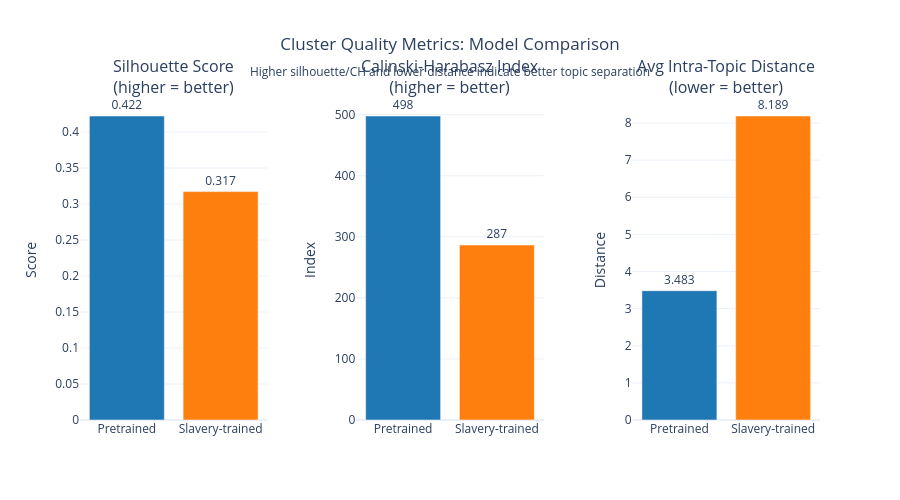

This figure's notebook cell:
### Code cell
# ============================================================
# CELL 9.11: CLUSTER QUALITY METRICS TABLE & CHART
# ============================================================

if VIZ_AVAILABLE and len(dict_embeddings) > 0:
    print(f"\n{'='*70}")
    print("VISUALIZATION 9.11: Cluster Quality Metrics")
    print(f"{'='*70}")

    # --------------------------------------------------------
    # 1. Calculate Metrics for Each Model
    # --------------------------------------------------------

    print(f"\n1️⃣  Calculating cluster quality metrics...")

    metrics_results = []

    # Get topic labels for all dictionary terms
    topic_labels = df_dict['topic'].values

    for model_name in ['pretrained_bertje', 'slavery_trained', 'policy_trained']:
        if model_name not in dict_embeddings:
            continue

        print(f"\n{model_name}:")

        embeddings = dict_embeddings[model_name]

        # === Silhouette Score ===
        # Measures how similar each point is to its own cluster vs. other clusters
        # Range: [-1, 1], higher = better separation
        sil_score = silhouette_score(embeddings, topic_labels)
        print(f"  Silhouette Score: {sil_score:.3f}")

        # === Calinski-Harabasz Index ===
        # Ratio of between-cluster to within-cluster variance
        # Higher = more distinct clusters
        ch_score = calinski_harabasz_score(embeddings, topic_labels)
        print(f"  Calinski-Harabasz: {ch_score:.1f}")

        # === Average Intra-Topic Distance ===
        # Mean distance from each term to its topic centroid
        intra_distances = []

        for topic in topics:
            topic_mask = df_dict['topic'] == topic
            topic_embeddings = embeddings[topic_mask]

            if len(topic_embeddings) < 2:
                continue

            # Calculate centroid
            centroid = topic_embeddings.mean(axis=0)

            # Calculate distances to centroid
            distances = np.linalg.norm(topic_embeddings - centroid, axis=1)
            intra_distances.extend(distances.tolist())

        avg_intra_distance = np.mean(intra_distances)
        print(f"  Avg Intra-Topic Distance: {avg_intra_distance:.3f}")

        # === Per-Topic Tightness ===
        topic_tightness = {}

        for topic in topics:
            topic_mask = df_dict['topic'] == topic
            topic_embeddings = embeddings[topic_mask]

            if len(topic_embeddings) < 2:
                topic_tightness[topic] = np.nan
                continue

            centroid = topic_embeddings.mean(axis=0)
            distances = np.linalg.norm(topic_embeddings - centroid, axis=1)
            topic_tightness[topic] = distances.mean()

        # Store results
        metrics_results.append({
            'model': model_name,
            'silhouette': sil_score,
            'calinski_harabasz': ch_score,
            'avg_intra_distance': avg_intra_distance,
            'topic_tightness': topic_tightness
        })

    if len(metrics_results) == 0:
        print("\n   ⚠ No models available for metrics calculation")
        VIZ_AVAILABLE = False
    else:
        print(f"\n   ✓ Calculated metrics for {len(metrics_results)} models")

        # --------------------------------------------------------
        # 2. Create Overall Metrics Table
        # --------------------------------------------------------

        print(f"\n2️⃣  Creating metrics comparison table...")

        df_metrics = pd.DataFrame(metrics_results)

        # Calculate improvement (if we have baseline)
        if 'pretrained_bertje' in df_metrics['model'].values:
            baseline_idx = df_metrics[df_metrics['model'] == 'pretrained_bertje'].index[0]
            baseline_sil = df_metrics.loc[baseline_idx, 'silhouette']
            baseline_ch = df_metrics.loc[baseline_idx, 'calinski_harabasz']
            baseline_dist = df_metrics.loc[baseline_idx, 'avg_intra_distance']

            df_metrics['silhouette_improvement'] = ((df_metrics['silhouette'] / baseline_sil) - 1) * 100
            df_metrics['ch_improvement'] = ((df_metrics['calinski_harabasz'] / baseline_ch) - 1) * 100
            df_metrics['distance_reduction'] = ((df_metrics['avg_intra_distance'] / baseline_dist) - 1) * 100
        else:
            df_metrics['silhouette_improvement'] = 0
            df_metrics['ch_improvement'] = 0
            df_metrics['distance_reduction'] = 0

        # --------------------------------------------------------
        # 3. Create Visualization - Metrics Bar Chart
        # --------------------------------------------------------

        print(f"\n3️⃣  Creating metrics visualization...")

        # Prepare data for plotting (normalize for comparison)
        fig = make_subplots(
            rows=1, cols=3,
            subplot_titles=("Silhouette Score<br>(higher = better)",
                          "Calinski-Harabasz Index<br>(higher = better)",
                          "Avg Intra-Topic Distance<br>(lower = better)"),
            horizontal_spacing=0.12
        )

        colors_map = {
            'pretrained_bertje': '#1f77b4',
            'slavery_trained': '#ff7f0e',
            'policy_trained': '#2ca02c'
        }

        model_labels = {
            'pretrained_bertje': 'Pretrained',
            'slavery_trained': 'Slavery-trained',
            'policy_trained': 'Policy-trained'
        }

        # Silhouette Score
        fig.add_trace(
            go.Bar(
                x=[model_labels.get(m, m) for m in df_metrics['model']],
                y=df_metrics['silhouette'],
                name='Silhouette',
                marker_color=[colors_map.get(m, 'gray') for m in df_metrics['model']],
                text=[f"{v:.3f}" for v in df_metrics['silhouette']],
                textposition='outside',
                showlegend=False
            ),
            row=1, col=1
        )

        # Calinski-Harabasz
        fig.add_trace(
            go.Bar(
                x=[model_labels.get(m, m) for m in df_metrics['model']],
                y=df_metrics['calinski_harabasz'],
                name='CH Index',
                marker_color=[colors_map.get(m, 'gray') for m in df_metrics['model']],
                text=[f"{v:.0f}" for v in df_metrics['calinski_harabasz']],
                textposition='outside',
                showlegend=False
            ),
            row=1, col=2
        )

        # Intra-Topic Distance
        fig.add_trace(
            go.Bar(
                x=[model_labels.get(m, m) for m in df_metrics['model']],
                y=df_metrics['avg_intra_distance'],
                name='Intra-Distance',
                marker_color=[colors_map.get(m, 'gray') for m in df_metrics['model']],
                text=[f"{v:.3f}" for v in df_metrics['avg_intra_distance']],
                textposition='outside',
                showlegend=False
            ),
            row=1, col=3
        )

        # Update layout
        fig.update_layout(
            title={
                'text': "Cluster Quality Metrics: Model Comparison<br><sub>Higher silhouette/CH and lower distance indicate better topic separation</sub>",
                'x': 0.5,
                'xanchor': 'center'
            },
            height=500,
            template='plotly_white'
        )

        # Update y-axes
        fig.update_yaxes(title_text="Score", row=1, col=1)
        fig.update_yaxes(title_text="Index", row=1, col=2)
        fig.update_yaxes(title_text="Distance", row=1, col=3)

        # --------------------------------------------------------
        # 4. Display & Save
        # --------------------------------------------------------

        if SHOW_IN_NOTEBOOK:
            section4_figs.append(fig)  # Store for export
            fig.show()

        if SAVE_INTERACTIVE:
            output_path = visuals_dir / 'cluster_quality_metrics.html'
            fig.write_html(str(output_path))
            print(f"   ✓ Saved interactive: {output_path.name}")

        if SAVE_STATIC:
            output_path = visuals_dir / 'cluster_quality_metrics.png'
            fig.write_image(str(output_path), width=1600, height=600, scale=2)
            print(f"   ✓ Saved static: {output_path.name}")

        # Save metrics table
        metrics_table_path = visuals_dir / 'cluster_metrics_table.csv'
        df_metrics.to_csv(metrics_table_path, index=False)
        print(f"   ✓ Saved table: {metrics_table_path.name}")

        # --------------------------------------------------------
        # 5. Per-Topic Tightness Comparison
        # --------------------------------------------------------

        print(f"\n4️⃣  Per-topic tightness comparison...")

        # Build per-topic dataframe
        topic_tightness_data = []

        for result in metrics_results:
            model_name = result['model']
            for topic, tightness in result['topic_tightness'].items():
                topic_tightness_data.append({
                    'model': model_name,
                    'topic': topic,
                    'tightness': tightness
                })

        df_topic_tightness = pd.DataFrame(topic_tightness_data)

        # Pivot for easier comparison
        df_pivot = df_topic_tightness.pivot(index='topic', columns='model', values='tightness')

        # Calculate improvement (if baseline exists)
        if 'pretrained_bertje' in df_pivot.columns:
            for col in df_pivot.columns:
                if col != 'pretrained_bertje':
                    improvement_col = f'{col}_improvement'
                    df_pivot[improvement_col] = ((df_pivot[col] / df_pivot['pretrained_bertje']) - 1) * 100

        # Save per-topic table
        topic_table_path = visuals_dir / 'per_topic_tightness.csv'
        df_pivot.to_csv(topic_table_path)
        print(f"   ✓ Saved per-topic table: {topic_table_path.name}")

        # --------------------------------------------------------
        # 6. Print Summary
        # --------------------------------------------------------

        print(f"\n{'='*70}")
        print("CLUSTER QUALITY SUMMARY")
        print(f"{'='*70}")

        for _, row in df_metrics.iterrows():
            print(f"\n{model_labels.get(row['model'], row['model'])}:")
            print(f"  Silhouette Score:        {row['silhouette']:.3f}", end="")
            if row['silhouette_improvement'] != 0:
                print(f"  ({row['silhouette_improvement']:+.1f}% vs. pretrained)")
            else:
                print()

            print(f"  Calinski-Harabasz:       {row['calinski_harabasz']:.0f}", end="")
            if row['ch_improvement'] != 0:
                print(f"  ({row['ch_improvement']:+.1f}% vs. pretrained)")
            else:
                print()

            print(f"  Avg Intra-Topic Dist:    {row['avg_intra_distance']:.3f}", end="")
            if row['distance_reduction'] != 0:
                print(f"  ({row['distance_reduction']:+.1f}% vs. pretrained)")
            else:
                print()

        print(f"\n{'='*70}")

else:
    print("\n⊘ Skipping cluster quality metrics - no embeddings available")

### Figure 1 — Plotly figure (JSON) as saved in the notebook; plotly's stock layout.template omitted (floating-point values rounded to 4 significant figures)
{"data": [{"marker": {"color": ["#1f77b4", "#ff7f0e"]}, "name": "Silhouette", "showlegend": false, "text": ["0.422", "0.317"], "textposition": "outside", "type": "bar", "x": ["Pretrained", "Slavery-trained"], "xaxis": "x", "y": [0.4223, 0.3173], "yaxis": "y"}, {"marker": {"color": ["#1f77b4", "#ff7f0e"]}, "name": "CH Index", "showlegend": false, "text": ["498", "287"], "textposition": "outside", "type": "bar", "x": ["Pretrained", "Slavery-trained"], "xaxis": "x2", "y": [497.9, 286.6], "yaxis": "y2"}, {"marker": {"color": ["#1f77b4", "#ff7f0e"]}, "name": "Intra-Distance", "showlegend": false, "text": ["3.483", "8.189"], "textposition": "outside", "type": "bar", "x": ["Pretrained", "Slavery-trained"], "xaxis": "x3", "y": [3.483, 8.189], "yaxis": "y3"}], "layout": {"annotations": [{"font": {"size": 16}, "showarrow": false, "text": "Silhouette Score<br>(higher = better)", "x": 0.1267, "xanchor": "center", "xref": "paper", "y": 1, "yanchor": "bottom", "yref": "paper"}, {"font": {"size": 16}, "showarrow": false, "text": "Calinski-Harabasz Index<br>(higher = better)", "x": 0.5, "xanchor": "center", "xref": "paper", "y": 1, "yanchor": "bottom", "yref": "paper"}, {"font": {"size": 16}, "showarrow": false, "text": "Avg Intra-Topic Distance<br>(lower = better)", "x": 0.8733, "xanchor": "center", "xref": "paper", "y": 1, "yanchor": "bottom", "yref": "paper"}], "height": 500, "title": {"text": "Cluster Quality Metrics: Model Comparison<br><sub>Higher silhouette/CH and lower distance indicate better topic separation</sub>", "x": 0.5, "xanchor": "center"}, "xaxis": {"anchor": "y", "domain": [0, 0.2533]}, "xaxis2": {"anchor": "y2", "domain": [0.3733, 0.6267]}, "xaxis3": {"anchor": "y3", "domain": [0.7467, 1]}, "yaxis": {"anchor": "x", "domain": [0, 1], "title": {"text": "Score"}}, "yaxis2": {"anchor": "x2", "domain": [0, 1], "title": {"text": "Index"}}, "yaxis3": {"anchor": "x3", "domain": [0, 1], "title": {"text": "Distance"}}}}
